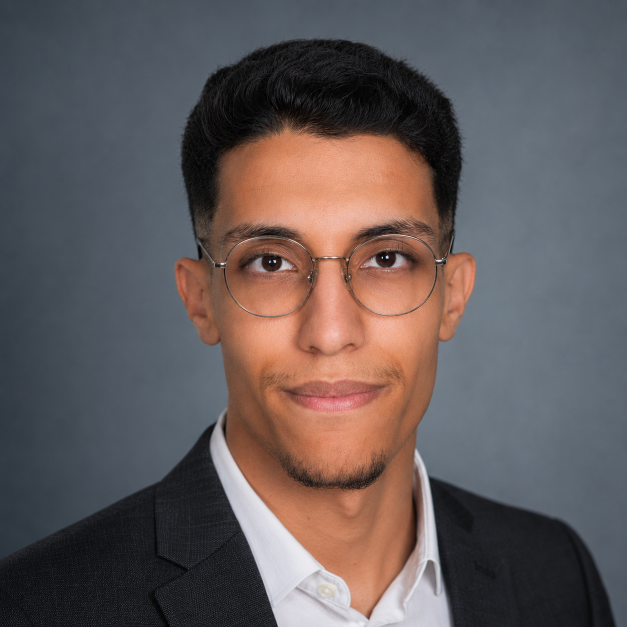
#> input picture assets/photo.png, 1254 x 1254 px (shown at 1/2 size)
$ python generate_banner.py
#> lines starting #> are read from the running program, lines starting #| are printed output that depends on the picture; after the words box and inside, x2 and y2 are one past the last pixel; in counts of white or black regions, pixels touching at a corner belong together
### pipeline.py
# =============================================================================
# pipeline.py  --  Portrait -> 1-bit dither -> dot coordinates.
# The .npy data this produces is the source of truth, not the SVG.
# =============================================================================
import numpy as np
from PIL import Image, ImageOps, ImageFilter, ImageEnhance
from scipy import ndimage


def _prep_gray(img: Image.Image, grid_w, grid_h, contrast, cutoff,
               unsharp_radius, unsharp_pct) -> np.ndarray:
    """Crop-to-aspect, resize to grid, autocontrast, contrast, unsharp -> float [0,1]."""
    img = img.convert("RGB")
    # center-crop to the grid aspect (head+shoulders assumed already framed)
    target = grid_w / grid_h
    w, h = img.size
    if w / h > target:
        nw = int(h * target)
        img = img.crop(((w - nw) // 2, 0, (w - nw) // 2 + nw, h))
    else:
        nh = int(w / target)
        img = img.crop((0, (h - nh) // 2, w, (h - nh) // 2 + nh))
    img = img.resize((grid_w, grid_h), Image.LANCZOS)
    g = img.convert("L")
    g = ImageOps.autocontrast(g, cutoff=cutoff)
    g = ImageEnhance.Contrast(g).enhance(contrast)
    g = g.filter(ImageFilter.UnsharpMask(radius=unsharp_radius, percent=unsharp_pct))
    return np.asarray(g, dtype=np.float64) / 255.0


def floyd_steinberg_serpentine(gray: np.ndarray) -> np.ndarray:
    """1-bit Floyd-Steinberg dither, serpentine scan. Returns bool (True=ink dot)."""
    a = gray.copy()
    h, w = a.shape
    out = np.zeros((h, w), dtype=bool)
    for y in range(h):
        rng = range(w) if y % 2 == 0 else range(w - 1, -1, -1)
        fwd = (y % 2 == 0)
        for x in rng:
            old = a[y, x]
            new = 1.0 if old >= 0.5 else 0.0
            out[y, x] = (new == 0.0)          # ink where the quantised pixel is dark
            err = old - new
            xr, xl = (x + 1, x - 1) if fwd else (x - 1, x + 1)
            if 0 <= xr < w:
                a[y, xr] += err * 7 / 16
            if y + 1 < h:
                if 0 <= xl < w:
                    a[y + 1, xl] += err * 3 / 16
                a[y + 1, x] += err * 5 / 16
                if 0 <= xr < w:
                    a[y + 1, xr] += err * 1 / 16
    return out


def _crop_to_aspect(img, grid_w, grid_h):
    target = grid_w / grid_h
    w, h = img.size
    if w / h > target:
        nw = int(h * target); return img.crop(((w - nw) // 2, 0, (w - nw) // 2 + nw, h))
    nh = int(w / target); return img.crop((0, (h - nh) // 2, w, (h - nh) // 2 + nh))


def _keep_largest(mask):
    mask = ndimage.binary_fill_holes(mask)
    lbl, n = ndimage.label(mask)
    if n > 1:
        sizes = ndimage.sum(np.ones_like(lbl), lbl, range(1, n + 1))
        mask = (lbl == (np.argmax(sizes) + 1))
    return mask


def segment_subject(img: Image.Image, grid_w, grid_h,
                    rect_margin=(0.10, 0.05)) -> np.ndarray:
    """Return bool mask (True=subject). Prefers GrabCut (robust to gradient/
    vignetted studio backdrops); falls back to colour-distance thresholding.
    Head-and-shoulders subjects are centred, so a margin rect seeds the model."""
    img = _crop_to_aspect(img.convert("RGB"), grid_w, grid_h)
    try:
        import cv2
        work = img.resize((grid_w * 2, grid_h * 2), Image.LANCZOS)
        bgr = np.asarray(work)[:, :, ::-1].copy()
        H, W = bgr.shape[:2]
        m = np.zeros((H, W), np.uint8)
        mx, my = int(W * rect_margin[0]), int(H * rect_margin[1])
        rect = (mx, my, W - 2 * mx, H - my)          # subject reaches bottom edge
        bgd, fgd = np.zeros((1, 65), np.float64), np.zeros((1, 65), np.float64)
        cv2.grabCut(bgr, m, rect, bgd, fgd, 6, cv2.GC_INIT_WITH_RECT)
        fg = np.isin(m, [cv2.GC_FGD, cv2.GC_PR_FGD])
        fg = ndimage.binary_opening(fg, iterations=2)   # sever thin bg bridges
        fg = _keep_largest(fg)
        small = np.asarray(Image.fromarray((fg * 255).astype(np.uint8)).resize(
            (grid_w, grid_h), Image.NEAREST)) > 127
        # drop tiny stray islands (specks) below 0.1% of the grid
        lbl, n = ndimage.label(small)
        if n > 1:
            sizes = ndimage.sum(np.ones_like(lbl), lbl, range(1, n + 1))
            keep = {i + 1 for i, s in enumerate(sizes) if s >= 0.001 * grid_w * grid_h}
            small = np.isin(lbl, list(keep))
        return small
    except Exception:
        arr = np.asarray(img.resize((grid_w, grid_h), Image.LANCZOS), dtype=np.float64)
        border = np.concatenate([arr[:6].reshape(-1, 3), arr[-6:].reshape(-1, 3),
                                 arr[:, :6].reshape(-1, 3), arr[:, -6:].reshape(-1, 3)])
        bg = np.median(border, axis=0)
        dist = np.sqrt(((arr - bg) ** 2).sum(axis=2))
        mask = dist > max(28.0, np.percentile(dist, 55))
        mask = ndimage.binary_closing(mask, structure=np.ones((3, 3)), iterations=2)
        return _keep_largest(mask)


def _apply_gamma(gray: np.ndarray, gamma: float) -> np.ndarray:
    return np.clip(gray, 0, 1) ** gamma


def calibrate_gamma(gray, mask, target_frac, dark, lo=0.35, hi=2.8, iters=16):
    """Binary-search a gamma so the dithered ink coverage (within mask if given)
    hits target_frac. Makes contrast self-tuning -> near-zero manual iteration.
    Returns (gamma, achieved_frac)."""
    def cover(gamma):
        g = _apply_gamma(gray, gamma)
        ink = floyd_steinberg_serpentine((1.0 - g) if dark else g)
        if mask is not None:
            m = ndimage.binary_erosion(mask, iterations=1)
            ink = ink & m
            denom = max(1, m.sum())
        else:
            denom = ink.size
        return ink.sum() / denom
    best = 1.0
    for _ in range(iters):
        mid = (lo + hi) / 2
        c = cover(mid)
        # higher gamma darkens -> fewer light-subject dots in dark mode; monotonic
        if (c > target_frac) == dark:
            lo = mid
        else:
            hi = mid
        best = mid
    return best, cover(best)


def portrait_dots(img: Image.Image, cfg, dark: bool):
    """Returns (xs, ys) int arrays of ink-dot grid coordinates for the given mode.
    dark: light dots draw the LIT subject, background segmented out.
    light: dark dots draw the DARK parts, background kept."""
    gray = _prep_gray(img, cfg.GRID_W, cfg.GRID_H, cfg.CONTRAST,
                      cfg.AUTOCONTRAST_CUTOFF, cfg.UNSHARP_RADIUS, cfg.UNSHARP_PCT)
    mask = segment_subject(img, cfg.GRID_W, cfg.GRID_H) if dark else None

    # optional auto-calibration: pick gamma to hit a target dot density, so the
    # portrait lands near the ideal ~17k dots without manual contrast fiddling.
    target = getattr(cfg, "TARGET_DOTS", None)
    if target:
        denom = mask.sum() if dark else gray.size
        gamma, _ = calibrate_gamma(gray, mask, target / max(1, denom), dark)
        gray = _apply_gamma(gray, gamma)

    if dark:
        # invert so bright subject pixels become ink dots on the dark panel
        ink = floyd_steinberg_serpentine(1.0 - gray)
        # hard-clear error-diffusion bleed just outside the mask edge
        eroded = ndimage.binary_erosion(mask, iterations=1)
        ink = ink & eroded
    else:
        ink = floyd_steinberg_serpentine(gray)
    ys, xs = np.where(ink)
    return xs.astype(np.int32), ys.astype(np.int32)


# ---- validation metrics -----------------------------------------------------
def evenness_metric(xs, ys, group_ids, grid_w, grid_h, n_groups):
    """~0.05 good (scattered), ~0.7 patchy. Each intro group should mirror the
    GLOBAL dot distribution (so dots appear everywhere at once). Reference is the
    actual dot spread, not the full grid -- in dark mode the segmented subject
    only occupies part of the frame."""
    ref = np.array([xs.std(), ys.std()])                 # global dot spread
    ref_mean = ref.mean() + 1e-9
    devs = []
    for g in range(n_groups):
        m = group_ids == g
        if m.sum() < 4:
            continue
        std = np.array([xs[m].std(), ys[m].std()])
        devs.append(np.abs(std - ref).mean() / ref_mean)
    return float(np.mean(devs)) if devs else 1.0

### motion.py
# =============================================================================
# motion.py  --  Grouping + morph maths for the two-layer animation.
#   Layer 1 (portrait): intro scatter groups + loop drift bands.
#   Layer 2 (travellers): optimal-transport morph between logos.
# =============================================================================
import numpy as np
from scipy.optimize import linear_sum_assignment
from PIL import Image


# ---- Layer 1: intro scatter groups ------------------------------------------
def intro_groups(n_dots, n_groups, seed=7):
    """Fully random group ids -> every group is scattered across the whole
    portrait, so dots appear everywhere at once and thicken together."""
    rng = np.random.default_rng(seed)
    return rng.integers(0, n_groups, size=n_dots)


# ---- Layer 1: loop drift bands (the grid trap lives here) -------------------
def _smooth_noise_field(xs, ys, cell=26, seed=21):
    """Low-frequency value noise sampled at each dot: a coarse random lattice,
    bilinearly interpolated. Makes band boundaries wobble organically instead of
    following a near-linear scalar (which recreates the grid/stripe trap)."""
    rng = np.random.default_rng(seed)
    gx = int((xs.max() - xs.min()) / cell) + 3
    gy = int((ys.max() - ys.min()) / cell) + 3
    lat = rng.standard_normal((gy, gx))
    fx = (xs - xs.min()) / cell
    fy = (ys - ys.min()) / cell
    ix, iy = np.floor(fx).astype(int), np.floor(fy).astype(int)
    tx, ty = fx - ix, fy - iy
    v00 = lat[iy, ix];     v10 = lat[iy, ix + 1]
    v01 = lat[iy + 1, ix]; v11 = lat[iy + 1, ix + 1]
    return (v00 * (1 - tx) * (1 - ty) + v10 * tx * (1 - ty)
            + v01 * (1 - tx) * ty + v11 * tx * ty)


def drift_bands(xs, ys, centroid, n_bands, noise_sigma, seed=11):
    """Band dots by their drift scalar (distance toward the logo centroid), but
    add BOTH per-dot noise and a smooth low-frequency spatial noise field before
    quantizing -- otherwise the near-linear drift scalar recreates a grid/stripe
    and the dissolve looks blocky."""
    rng = np.random.default_rng(seed)
    pts = np.stack([xs, ys], axis=1).astype(np.float64)
    pts_noisy = pts + rng.normal(0, noise_sigma, pts.shape)
    d = centroid - pts_noisy
    scalar = np.hypot(d[:, 0], d[:, 1])                 # distance to centroid
    rng_span = scalar.max() - scalar.min() + 1e-9
    field = _smooth_noise_field(xs, ys)                 # ~unit std
    scalar = scalar + 0.55 * rng_span * field           # wobble the band order
    order = np.argsort(scalar)
    bands = np.empty(len(xs), dtype=np.int32)
    edges = np.array_split(order, n_bands)
    for b, idx in enumerate(edges):
        bands[idx] = b
    return bands


def band_linearity(xs, ys, bands):
    """Grid-trap proxy: R^2 of band id explained by a linear model of (x,y).
    ~1.0 = you built a grid (bad); lower = organic. Report honestly."""
    A = np.stack([xs, ys, np.ones_like(xs)], axis=1).astype(np.float64)
    coef, *_ = np.linalg.lstsq(A, bands.astype(np.float64), rcond=None)
    pred = A @ coef
    ss_res = ((bands - pred) ** 2).sum()
    ss_tot = ((bands - bands.mean()) ** 2).sum()
    return float(1 - ss_res / ss_tot)


# ---- Layer 2: logo point sampling -------------------------------------------
def sample_logo_points(path, n, seed=3):
    """Load a raster logo (PNG/JPG, dark ink on light) and sample n ink points,
    normalised to a unit box centred at origin."""
    img = Image.open(path).convert("L")
    a = np.asarray(img, dtype=np.float64) / 255.0
    ink = a < 0.5
    ys, xs = np.where(ink)
    if len(xs) == 0:
        raise ValueError(f"No ink found in {path}")
    rng = np.random.default_rng(seed)
    if len(xs) >= n:
        pick = rng.choice(len(xs), n, replace=False)
    else:
        pick = rng.choice(len(xs), n, replace=True)
    pts = np.stack([xs[pick], ys[pick]], axis=1).astype(np.float64)
    pts -= pts.mean(0)
    scale = np.abs(pts).max()
    return pts / (scale + 1e-9)


# [20 lines left out: functions ot_match, morph_chain, not called in this run]

### generate_banner.py
# =============================================================================
# generate_banner.py  --  Orchestrates the full banner build.
#   python generate_banner.py
# Writes output/dark.svg, output/light.svg, and build/*.npy (source of truth).
# =============================================================================
import os
import numpy as np
from PIL import Image
import config as cfg
import pipeline as P
import motion as M
import svgbuild as S

os.makedirs("build", exist_ok=True)
os.makedirs("output", exist_ok=True)


def build_mode(dark: bool):
#> called with dark = True
    tag = "dark" if dark else "light"
    img = Image.open(cfg.PHOTO_PATH)
#> img is the input picture: PIL image 1254x1254 RGB; mean R, G, B 98.7, 89.8, 89.9
    xs, ys = P.portrait_dots(img, cfg, dark=dark)
#> in _prep_gray, `img = img.resize((grid_w, grid_h), Image.LANCZOS)`:
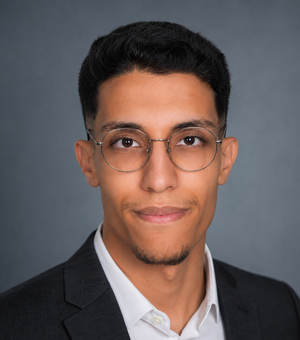
#> img: PIL image 300x340 RGB; mean R, G, B 102.5, 91.3, 90.2
#> in _prep_gray, `g = g.filter(ImageFilter.UnsharpMask(radius=unsharp_radius, percent=un..`:
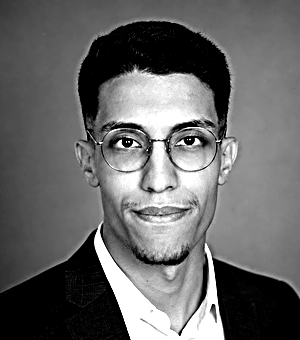
#> g: PIL image 300x340 L; min 0, max 255, mean 103.7
#> in _keep_largest, `lbl, n = ndimage.label(mask)`:
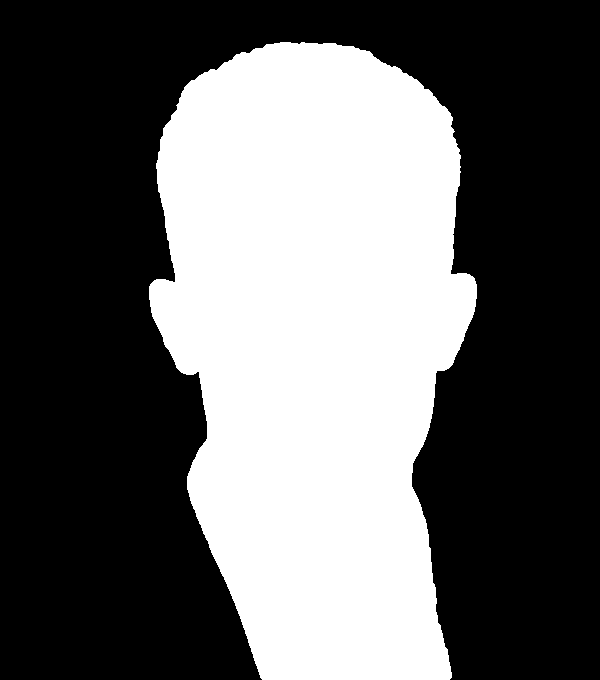
#> mask: shape (680, 600) bool; 38.7% white; 1 white region, box (x1, y1, x2, y2) and area: (149, 42, 477, 680) 157730
#> in segment_subject, `lbl, n = ndimage.label(small)`: small: shape (340, 300) bool; 38.7% white; 1 white region, box (x1, y1, x2, y2) and area: (74, 21, 238, 340) 39470
#> in portrait_dots, `denom = mask.sum() if dark else gray.size`: denom = 39470
#> in portrait_dots, `gamma, _ = calibrate_gamma(gray, mask, target / max(1, denom), dark)`: gamma = 1.83
#> in _apply_gamma (call 18), `return np.clip(gray, 0, 1) ** gamma`:
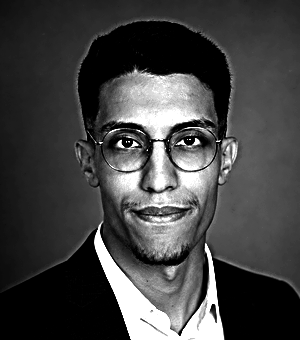
#> returned value: shape (340, 300) float64; min 0, max 1, mean 0.266
#> after the loop in floyd_steinberg_serpentine (call 18), `for y in range(h):`:
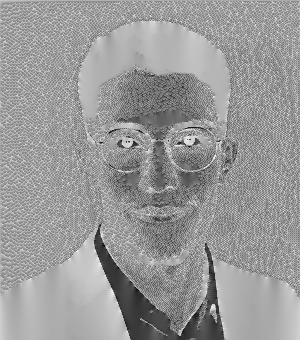
#> a: shape (340, 300) float64; min -0.418, max 1.3, mean 0.615; drawn with min black and max white
#> after the loop in floyd_steinberg_serpentine (call 18), `for y in range(h):`:
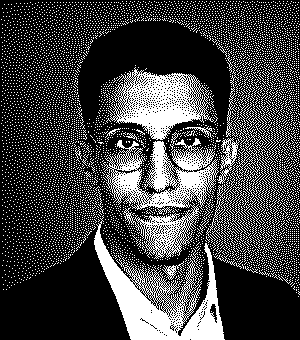
#> out: shape (340, 300) bool; 26.6% white; 6746 white regions (6710 under 20 px), largest, box (x1, y1, x2, y2) and area: (94, 215, 225, 340) 5808, (103, 138, 219, 259) 5355, (108, 67, 214, 140) 3684
#> in portrait_dots, `eroded = ndimage.binary_erosion(mask, iterations=1)`: eroded: shape (340, 300) bool; 37.9% white; 1 white region, box (x1, y1, x2, y2) and area: (75, 22, 237, 339) 38627
#> in portrait_dots, `ink = ink & eroded`:
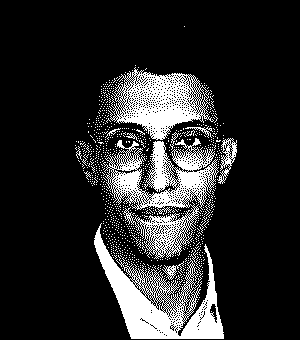
#> ink: shape (340, 300) bool; 16.3% white; 901 white regions (889 under 20 px), largest, box (x1, y1, x2, y2) and area: (94, 223, 224, 339) 5574, (103, 138, 219, 259) 5355, (108, 67, 214, 140) 3684
#> in portrait_dots, `ys, xs = np.where(ink)`: ys = 16638 values from 26 to 338; xs = 16638 values, max 236 at index 4258, min 75 at index 4483, mean 160.7
#> ys = 16638 values from 26 to 338
    np.save(f"build/{tag}_xs.npy", xs)
    np.save(f"build/{tag}_ys.npy", ys)

    centroid = np.array([xs.mean(), ys.mean()])
#> centroid = [160.7, 206.4]
    intro_g = M.intro_groups(len(xs), cfg.N_INTRO_GROUPS)
#> intro_g = 16638 values, max 59 at index 26, min 0 at index 13, mean 29.47
    bands = M.drift_bands(xs, ys, centroid, cfg.N_DRIFT_BANDS, cfg.DRIFT_NOISE_SIGMA)
#> in drift_bands, `pts = np.stack([xs, ys], axis=1).astype(np.float64)`: pts = 16638 pairs, first value 75 to 236, second value 26 to 338
#> in drift_bands, `pts_noisy = pts + rng.normal(0, noise_sigma, pts.shape)`: pts_noisy = 16638 pairs, first value 69.63 to 242.3, second value 31.44 to 347
#> in drift_bands, `d = centroid - pts_noisy`: d = 16638 pairs, first value -81.56 to 91.1, second value -140.6 to 175
#> in drift_bands, `scalar = np.hypot(d[:, 0], d[:, 1])`: scalar = 16638 values, max 176.5 at index 0, min 0.878 at index 8790, mean 79.69
#> in drift_bands, `rng_span = scalar.max() - scalar.min() + 1e-9`: rng_span = 175.7
#> in _smooth_noise_field, `gx = int((xs.max() - xs.min()) / cell) + 3`: gx = 9
#> in _smooth_noise_field, `gy = int((ys.max() - ys.min()) / cell) + 3`: gy = 15
#> in _smooth_noise_field, `fx = (xs - xs.min()) / cell`: fx = 16638 values, max 6.19 at index 4258, min 0 at index 4483, mean 3.3
#> in _smooth_noise_field, `fy = (ys - ys.min()) / cell`: fy = 16638 values from 0 to 12
#> in _smooth_noise_field, `ix, iy = np.floor(fx).astype(int), np.floor(fy).astype(int)`: ix = 16638 values, max 6 at index 4195, min 0 at index 1426, mean 2.83; iy = 16638 values from 0 to 12
#> in _smooth_noise_field, `tx, ty = fx - ix, fy - iy`: tx = 16638 values, max 0.962 at index 50, min 0 at index 35, mean 0.465; ty = 16638 values, max 0.962 at index 1918, min 0 at index 0, mean 0.49
#> in _smooth_noise_field, `v00 = lat[iy, ix]`: v00 = 16638 values, max 1.58 at index 1983, min -1.9 at index 14309, mean 0.0243
#> in _smooth_noise_field, `v10 = lat[iy, ix + 1]`: v10 = 16638 values, max 1.55 at index 55, min -2.94 at index 14374, mean -0.102
#> in _smooth_noise_field, `v01 = lat[iy + 1, ix]`: v01 = 16638 values, max 1.73 at index 14309, min -1.9 at index 12579, mean -0.0097
#> in _smooth_noise_field, `v11 = lat[iy + 1, ix + 1]`: v11 = 16638 values, max 1.55 at index 0, min -2.94 at index 12634, mean -0.0783
#> in drift_bands, `field = _smooth_noise_field(xs, ys)`: field = 16638 values, max 1.42 at index 14359, min -2.01 at index 14382, mean -0.0324
#> in drift_bands, `scalar = scalar + 0.55 * rng_span * field`: scalar = 16638 values, max 247.4 at index 14513, min -96.57 at index 7268, mean 76.56
#> in drift_bands, `order = np.argsort(scalar)`: order = 16638 values, max 16637 at index 13078, min 0 at index 14962, mean 8318.5
#> in drift_bands, `bands = np.empty(len(xs), dtype=np.int32)`: bands = 16638 values, max 1087389504 at index 9773, min -1191005616 at index 2, mean 534051727.7
#> in drift_bands, `edges = np.array_split(order, n_bands)`: edges = 94 items
#> the loop in drift_bands, `for b, idx in enumerate(edges):` made 94 passes
#> after the loop in drift_bands, `for b, idx in enumerate(edges):`: bands = 16638 values, max 93 at index 57, min 0 at index 5016, mean 46.5

    # metrics
    even = P.evenness_metric(xs, ys, intro_g, cfg.GRID_W, cfg.GRID_H, cfg.N_INTRO_GROUPS)
#> in evenness_metric, `ref = np.array([xs.std(), ys.std()])`: ref = [32.46, 80.58]
#> in evenness_metric, `ref_mean = ref.mean() + 1e-9`: ref_mean = 56.52
#> the loop in evenness_metric, `for g in range(n_groups):` made 60 passes
#> std on passes 1 to 12: [31.1, 80.37], [32.96, 78.44], [31.93, 79.46], [31.2, 81.97], [31.18, 79.28], [33.66, 79.89], [32.71, 81.66], [33.26, 82.52], [32.68, 80], [30.39, 81.09], [32.83, 78.92], [32.93, 82.18]
#> after the loop in evenness_metric, `for g in range(n_groups):`: devs = 60 values, max 0.0567 at index 27, min 0.0045 at index 24, mean 0.0217
#> even = 0.0217
    grid = M.band_linearity(xs, ys, bands)
#> in band_linearity, `coef, *_ = np.linalg.lstsq(A, bands.astype(np.float64), rcond=None)`: coef = [-0.04, 0.0563, 41.31]
#> in band_linearity, `pred = A @ coef`: pred = 16638 values, max 55.1 at index 16545, min 35.41 at index 0, mean 46.5
#> in band_linearity, `ss_res = ((bands - pred) ** 2).sum()`: ss_res = 11889450.8
#> in band_linearity, `ss_tot = ((bands - bands.mean()) ** 2).sum()`: ss_tot = 12249727.5
#> grid = 0.0294

    # travellers
    logo_pts = [M.sample_logo_points(p, cfg.N_TRAVELLERS, seed=10 + i)
                for i, p in enumerate(cfg.LOGOS)]
    aligned = M.morph_chain(logo_pts)

    svg = S.build_document(cfg, dark, xs, ys, intro_g, bands, centroid, aligned)
    path = f"output/{tag}.svg"
    with open(path, "w", encoding="utf-8") as f:
        f.write(svg)
    size_kb = os.path.getsize(path) / 1024
    print(f"[{tag}] dots={len(xs):>6}  evenness={even:.3f} (aim ~0.05)  "
          f"band_linearity={grid:.3f} (lower=organic)  size={size_kb:.0f}KB")
    return even, grid, size_kb


if __name__ == "__main__":
    for d in (True, False):
#> (the run stopped early here; a loop or call above may not have finished)
